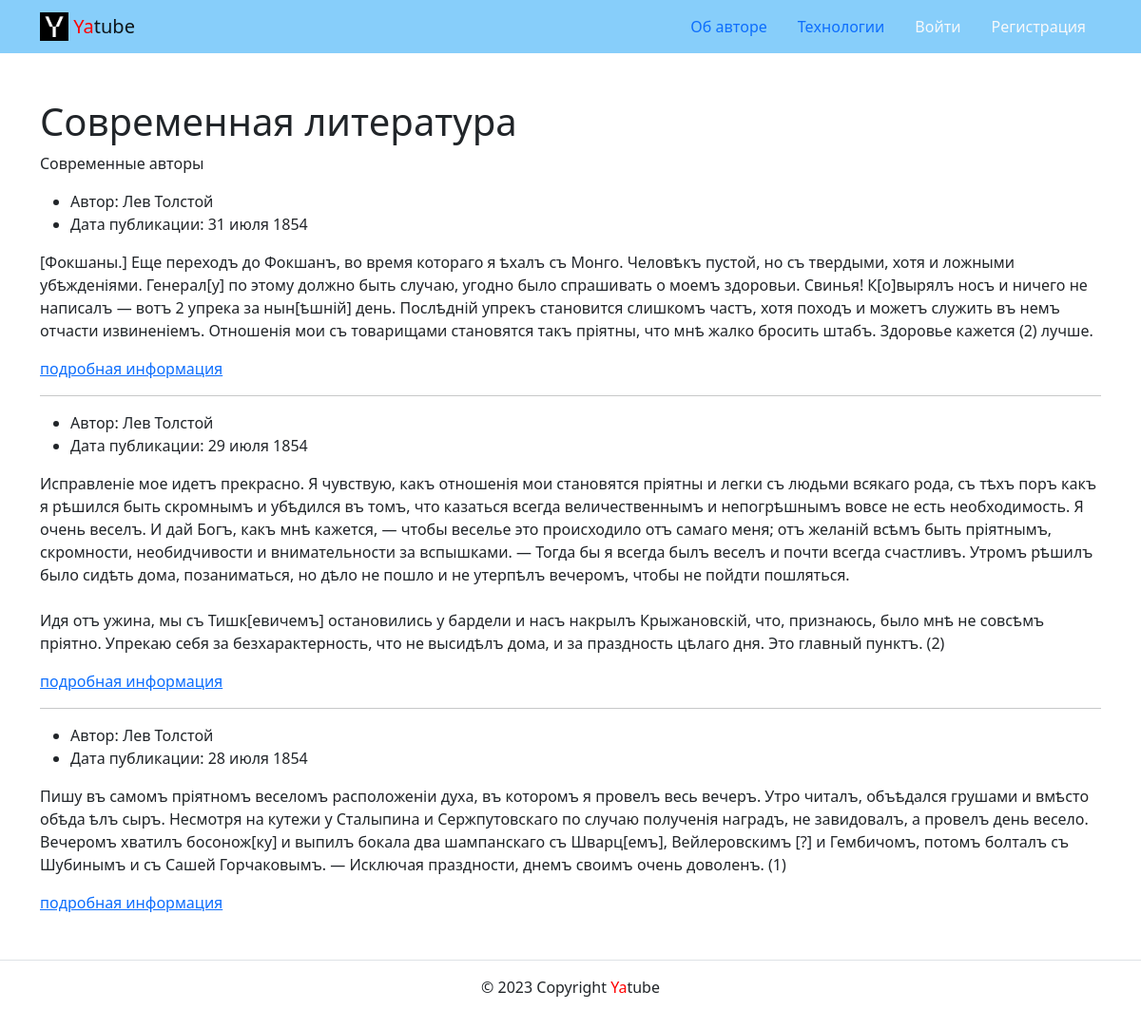
The app's page /group/2/, older data.
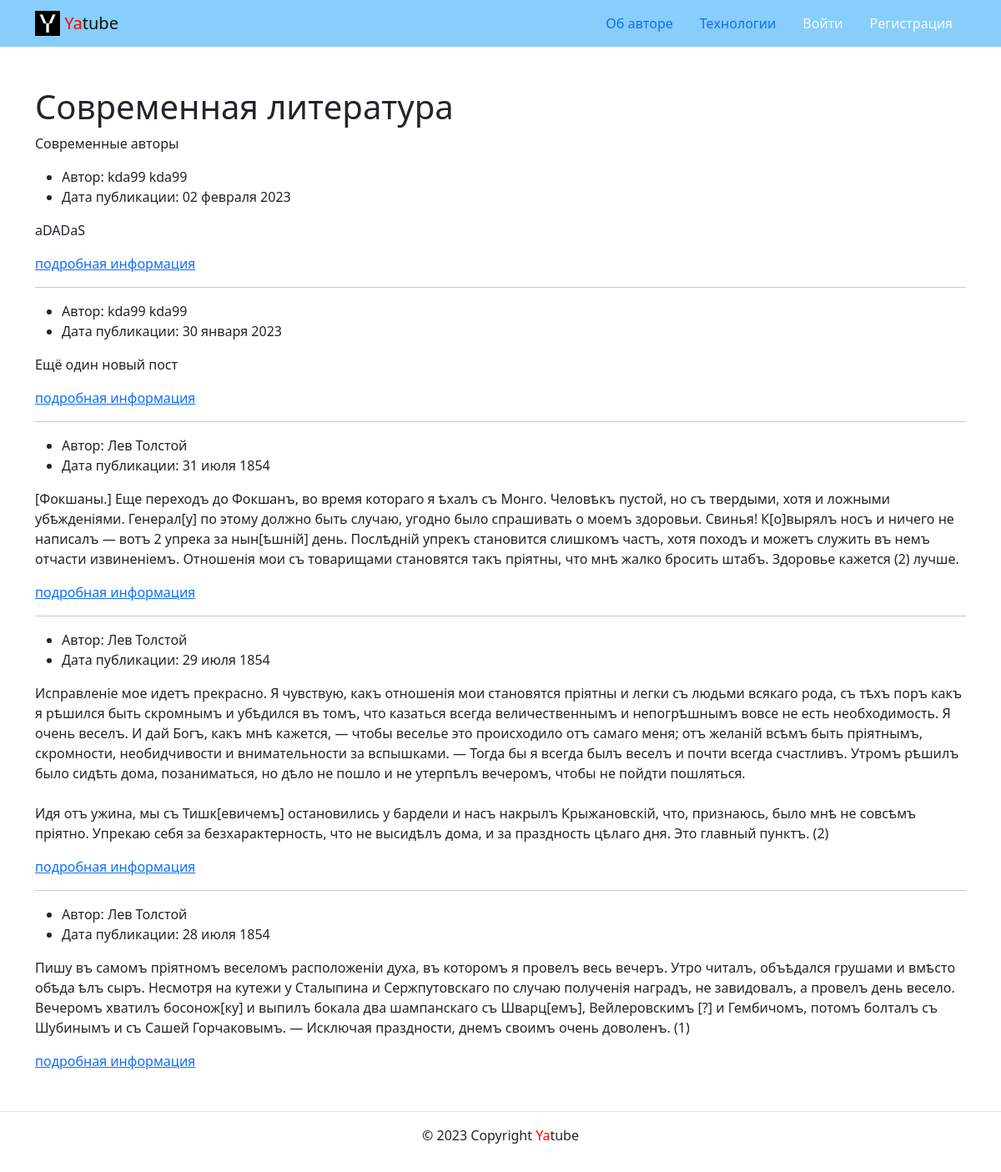
The same page, newer data.
### posts/models.py (models this page shows, shortened)
class Group(models.Model):
    title = models.CharField(max_length=200)
    slug = models.SlugField(unique=True)
    description = models.TextField()

class Post(models.Model):
    text = models.TextField(verbose_name='Текст')
    pub_date = models.DateTimeField(auto_now_add=True)
    author = models.ForeignKey(
        User,
        on_delete=models.CASCADE,
        related_name='posts'
    )
    group = models.ForeignKey(
        Group,
        on_delete=models.SET_NULL,
        blank=True,
        null=True,
        related_name='posts',
        verbose_name='Группа',
    )

### posts/views.py (the view)
# urls.py: path('group/<slug:slug>/', views.group_posts, name='group_list'),
def group_posts(request, slug):
    group = get_object_or_404(Group, slug=slug)
    post_list = Post.objects.filter(group=group).order_by('-pub_date')
    page_obj = my_paginator(request, post_list)
    context = {
        'group': group,
        'page_obj': page_obj,
    }
    return render(request, 'posts/group_list.html', context)

### core/context_processors/year.py (called while the page is built)
def year(request):
    currentYear = datetime.now().year
    return {'year': currentYear}

### posts/utils.py (called while the page is built)
def my_paginator(request, post_list):
    paginator = Paginator(post_list, 10)
    page_number = request.GET.get('page')
    return paginator.get_page(page_number)

### templates/posts/group_list.html (shortened to what this page needs)
{% extends 'base.html' %}
{% block topic %}
  <h1>{{ group.title }}</h1>
{% endblock %}
{% block content %}
  <p>
    {{ group.description|linebreaksbr }}
  </p>
{% for post in page_obj %}
  {% include 'includes/post.html' %}
  <a href="{% url 'posts:post_detail' post.id %}">подробная информация</a>
  {% if not forloop.last %}<hr>{% endif %}
{% endfor %}
{% endblock %}

### templates/base.html (shortened to what this page needs)
<!DOCTYPE html>
<html lang="ru">
  <head>
    {% load static %}
    <link rel="stylesheet" href="{% static 'css/bootstrap.min.css' %}">
  </head>
  <body>
    <header>
      {% include 'includes/header.html' %}
    </header>
    <main>
      <div class="container py-5">
      {% block topic %}
      {% endblock %}
      {% block content %}{% endblock %}
      </div>
    </main>
    <footer  class="border-top text-center py-3">
      {% include 'includes/footer.html' %}
    </footer>
  </body>
</html>

### templates/includes/header.html (shortened to what this page needs)
<header>
  <nav class="navbar navbar-light" style="background-color: lightskyblue">
    <div class="container">
      <a class="navbar-brand" href="{% url 'posts:index' %}">
        {% load static %}
        <img src="{% static 'img/logo.png' %}" width="30" height="30" class="d-inline-block align-top" alt="">
        <span style="color:red">Ya</span>tube
      </a>
      <ul class="nav nav-pills">
        {% with request.resolver_match.view_name as view_name %}
        <li class="nav-item">
          <a class="nav-link {% if view_name  == 'about:author' %}active{% endif %}"
             href="{% url 'about:author' %}">Об авторе</a>
        </li>
        <li class="nav-item">
          <a class="nav-link {% if view_name  == 'about:tech' %}active{% endif %}"
             href="{% url 'about:tech' %}">Технологии</a>
        </li>
        {% if request.user.is_authenticated %}
        <li class="nav-item">
          <a class="nav-link{% if view_name  == 'posts:post_create' %}active{% endif %}"
             href="{% url 'posts:post_create' %}">Новая запись</a>
        </li>
        <li class="nav-item">
          <a class="nav-link link-light" href="">Изменить пароль</a>
        </li>
        <li class="nav-item">
          <a class="nav-link link-light {% if view_name  == 'users:logout' %}active{% endif %}"
             href="{% url 'users:logout' %}">Выйти</a>
        </li>
        <li>
          Пользователь: {{ user.username }}
        </li>
        {% else %}
        <li class="nav-item">
          <a class="nav-link link-light {% if view_name  == 'users:login' %}active{% endif %}"
             href="{% url 'users:login' %}">Войти</a>
        </li>
        <li class="nav-item">
          <a class="nav-link link-light {% if view_name  == 'users:signup' %}active{% endif %}"
             href="{% url 'users:signup' %}">Регистрация</a>
        </li>
        {% endif %}
        {% endwith %}
      </ul>
    </div>
  </nav>
</header>

### templates/includes/post.html
<article>
  <ul>
    <li>
      Автор: {{ post.author.get_full_name }}
    </li>
    <li>
      Дата публикации: {{ post.pub_date|date:"d E Y" }}
    </li>
  </ul>
  <p>{{ post.text|linebreaksbr }}</p>
  </article>

### templates/includes/footer.html
      <p>© {{ year }} Copyright <span style="color:red">Ya</span>tube</p>

Row changes from the older to the newer data that the page shows:
added Post: author.get_full_name "kda99 kda99", pub_date "02 февраля 2023", text "aDADaS"
added Post: author.get_full_name "kda99 kda99", pub_date "30 января 2023", text "Ещё один новый пост"
